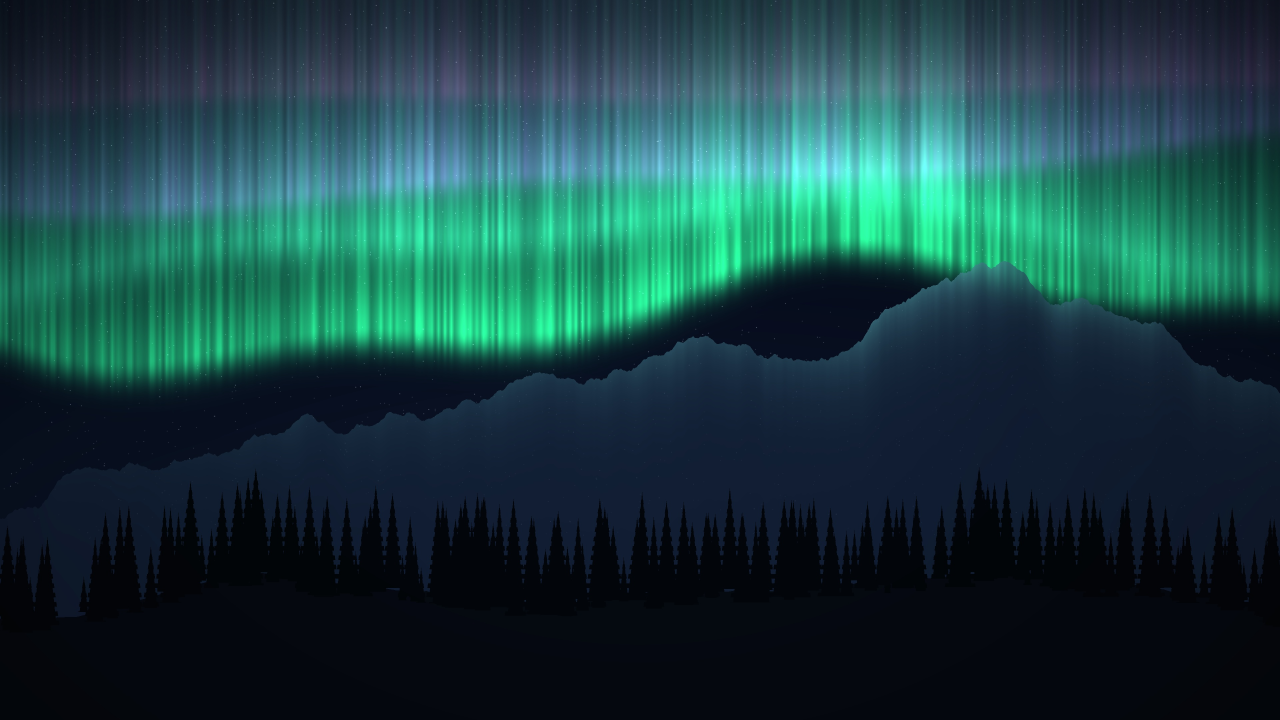
#> input picture wallpaper/alaska_aurora_4k.jpg, 3840 x 2160 px (shown at 1/3 size)
$ python -i make_vertical.py   (imports and definitions only)
#> lines starting #> are read from the running program, lines starting #| are printed output that depends on the picture
"""휴대폰용 세로 영상(1080×1920) 만들기 — make_video.py의 장면·자막·길이를 그대로 사용

화면 구성: 위쪽에 사진·동영상·애니메이션, 아래쪽에 큰 자막, 배경은 같은 장면을 흐리게 깐다.

사용법:
    python make_vertical.py --media <사진·영상 폴더> --font-dir <폰트 폴더> --music bgm.wav --out farewell_세로.mp4
"""
import argparse
import os
import sys
import tempfile

sys.path.insert(0, os.path.dirname(os.path.abspath(__file__)))
import anim  # noqa: E402
import make_video as mv  # noqa: E402

from PIL import Image, ImageDraw, ImageFilter, ImageOps  # noqa: E402

VW, VH, FPS = 1080, 1920, 30
BOX_W, BOX_H = 1000, 1080      # 사진·영상이 들어가는 칸
BOX_CY = 690                   # 칸의 가운데 높이
CAP_CY = 1590                  # 자막 덩어리의 가운데 높이
CAP_SIZE = 70                  # 세로 영상 자막 크기 (모든 줄 같은 크기)
CAP_MAX_W = 960

# 애니메이션은 글씨가 있는 부분만 잘라 크게 보여 줌 (x, y, w, h)
ANIM_CROP = {"greenhouse": (0, 40, 1920, 1000), "scroll": (330, 100, 1560, 720), "fix": (330, 100, 1560, 720)}


# [32 lines left out: functions wrap, caption_png, not called in this run]


def blurred_cover(im, dim=0.45):
    bg = ImageOps.fit(im, (VW, VH), Image.LANCZOS).filter(ImageFilter.GaussianBlur(28))
    return Image.blend(bg, Image.new("RGB", (VW, VH), (0, 0, 0)), dim)


def photo_frame(im):
    bg = blurred_cover(im)
    fg = ImageOps.contain(im, (BOX_W, BOX_H), Image.LANCZOS)
    x, y = (VW - fg.width) // 2, int(BOX_CY - fg.height / 2)
    sh = Image.new("RGBA", (VW, VH), (0, 0, 0, 0))
    ImageDraw.Draw(sh).rectangle([x + 8, y + 12, x + fg.width + 8, y + fg.height + 12], fill=(0, 0, 0, 150))
    bg = bg.convert("RGBA")
    bg.alpha_composite(sh.filter(ImageFilter.GaussianBlur(14)))
    bg = bg.convert("RGB")
    bg.paste(fg, (x, y))
    return bg


# [106 lines left out: functions title_frame, moving_filter, build, not called in this run]


# [8 lines not run here, left out]

>>> import cv2
>>> picture = cv2.imread('../wallpaper/alaska_aurora_4k.jpg', cv2.IMREAD_GRAYSCALE)
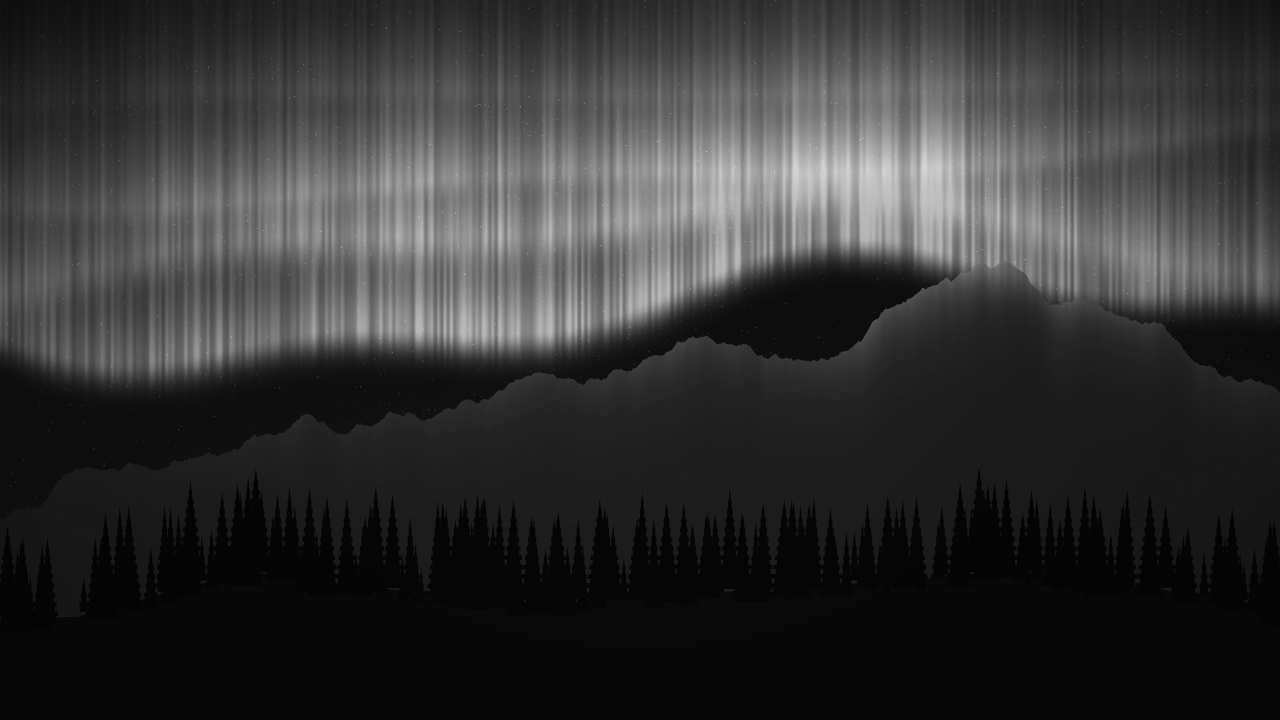
#> picture: shape (2160, 3840) (shown at 1/3 size); min 0, max 255, mean 51.5
>>> result = photo_frame(picture)
#> (the run stopped early here; a loop or call above may not have finished)
